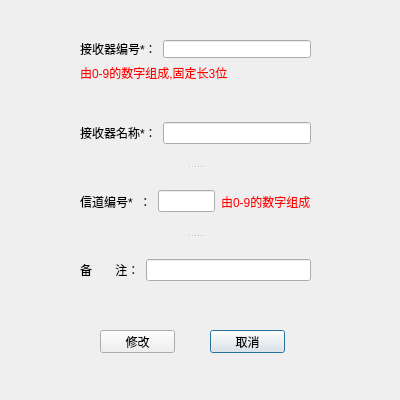
<?xml version="1.0" encoding="UTF-8"?>
<ui version="4.0">
 <class>ModReceiverDialog</class>
 <widget class="QDialog" name="ModReceiverDialog">
  <property name="geometry">
   <rect>
    <x>0</x>
    <y>0</y>
    <width>400</width>
    <height>400</height>
   </rect>
  </property>
  <property name="minimumSize">
   <size>
    <width>400</width>
    <height>400</height>
   </size>
  </property>
  <property name="maximumSize">
   <size>
    <width>400</width>
    <height>400</height>
   </size>
  </property>
  <property name="windowTitle">
   <string>修改接收器信息</string>
  </property>
  <widget class="QPushButton" name="ptnCancel">
   <property name="geometry">
    <rect>
     <x>210</x>
     <y>330</y>
     <width>75</width>
     <height>23</height>
    </rect>
   </property>
   <property name="text">
    <string>取消</string>
   </property>
  </widget>
  <widget class="QSplitter" name="splitter">
   <property name="geometry">
    <rect>
     <x>80</x>
     <y>101</y>
     <width>231</width>
     <height>201</height>
    </rect>
   </property>
   <property name="orientation">
    <enum>Qt::Vertical</enum>
   </property>
   <widget class="QWidget" name="layoutWidget">
    <layout class="QHBoxLayout" name="horizontalLayout">
     <item>
      <widget class="QLabel" name="label_2">
       <property name="text">
        <string>接收器名称*：</string>
       </property>
      </widget>
     </item>
     <item>
      <widget class="QLineEdit" name="edtReceiverName"/>
     </item>
    </layout>
   </widget>
   <widget class="QWidget" name="layoutWidget_2">
    <layout class="QHBoxLayout" name="horizontalLayout_2">
     <item>
      <widget class="QLabel" name="label_4">
       <property name="text">
        <string>信道编号*  ：</string>
       </property>
      </widget>
     </item>
     <item>
      <widget class="QLineEdit" name="edtChannelID"/>
     </item>
     <item>
      <widget class="QLabel" name="label_8">
       <property name="styleSheet">
        <string notr="true">color:red</string>
       </property>
       <property name="text">
        <string>由0-9的数字组成</string>
       </property>
      </widget>
     </item>
    </layout>
   </widget>
   <widget class="QWidget" name="layoutWidget_3">
    <layout class="QHBoxLayout" name="horizontalLayout_4">
     <item>
      <widget class="QLabel" name="label_3">
       <property name="text">
        <string>备       注：</string>
       </property>
      </widget>
     </item>
     <item>
      <widget class="QLineEdit" name="edtReceiverComments"/>
     </item>
    </layout>
   </widget>
  </widget>
  <widget class="QWidget" name="layoutWidget_4">
   <property name="geometry">
    <rect>
     <x>80</x>
     <y>40</y>
     <width>231</width>
     <height>41</height>
    </rect>
   </property>
   <layout class="QVBoxLayout" name="verticalLayout">
    <item>
     <layout class="QHBoxLayout" name="horizontalLayout_3">
      <item>
       <widget class="QLabel" name="label">
        <property name="text">
         <string>接收器编号*：</string>
        </property>
       </widget>
      </item>
      <item>
       <widget class="QLineEdit" name="edtReceiverNo"/>
      </item>
     </layout>
    </item>
    <item>
     <widget class="QLabel" name="label_7">
      <property name="styleSheet">
       <string notr="true">color:red
</string>
      </property>
      <property name="text">
       <string>由0-9的数字组成,固定长3位</string>
      </property>
     </widget>
    </item>
   </layout>
  </widget>
  <widget class="QPushButton" name="ptnMod">
   <property name="geometry">
    <rect>
     <x>100</x>
     <y>330</y>
     <width>75</width>
     <height>23</height>
    </rect>
   </property>
   <property name="text">
    <string>修改</string>
   </property>
  </widget>
 </widget>
 <resources/>
 <connections/>
</ui>
